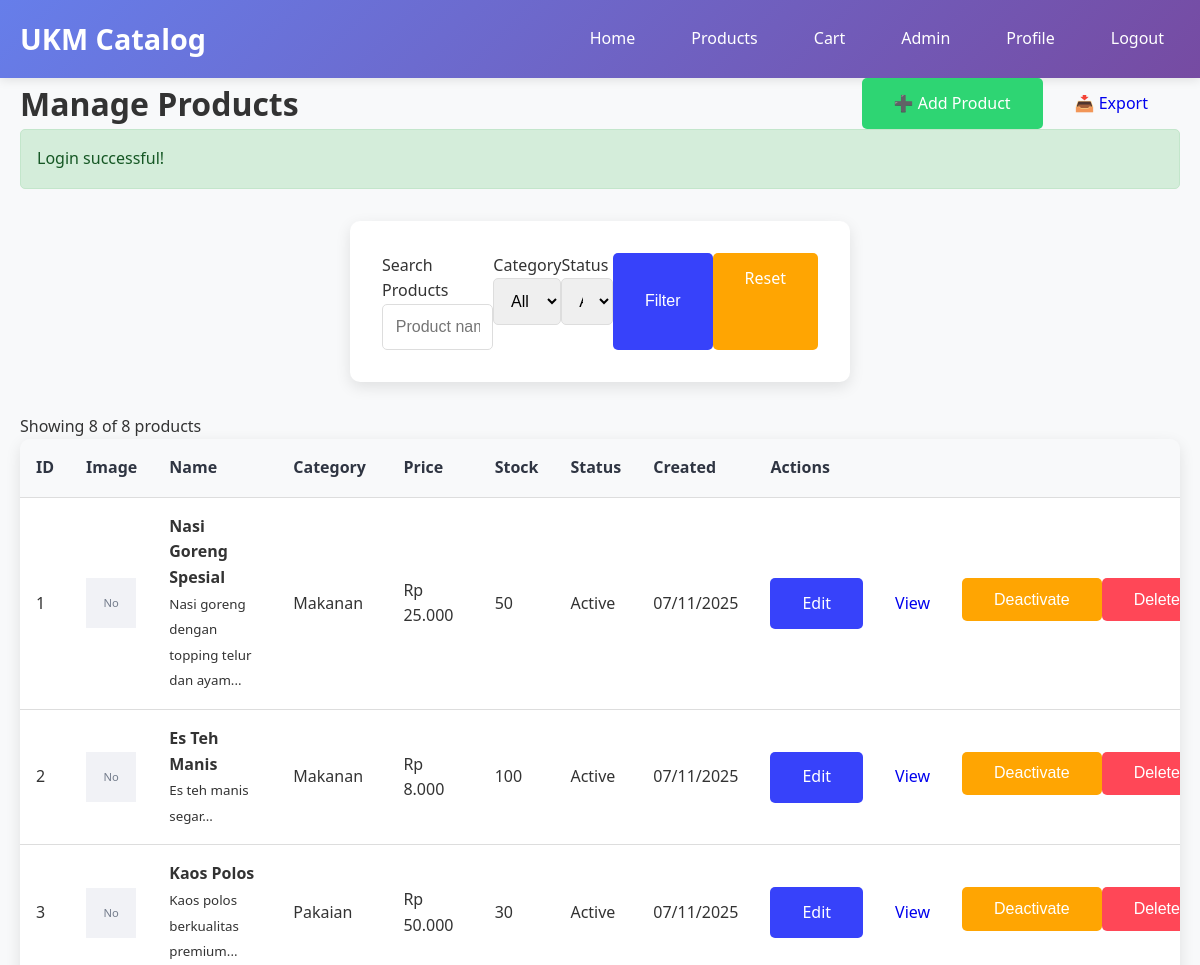
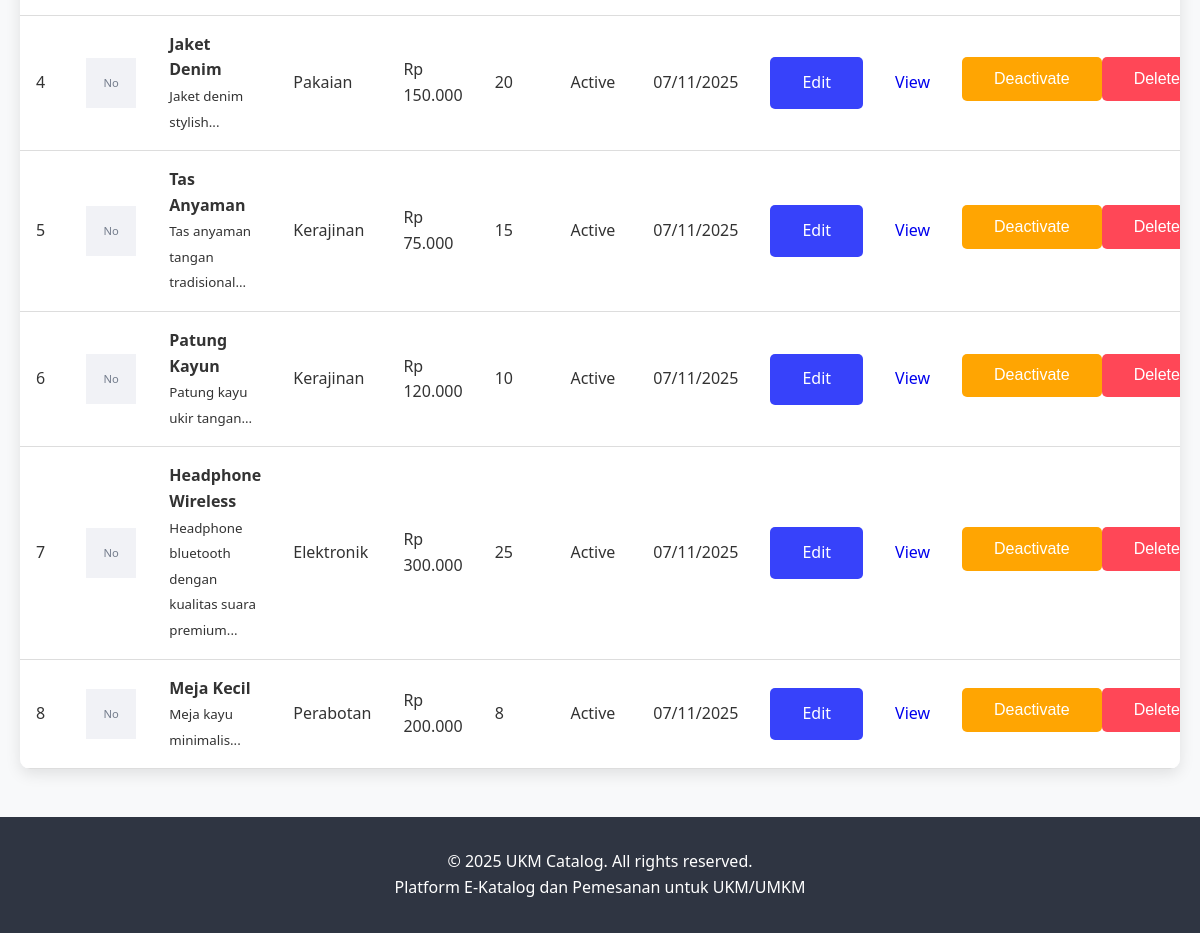
/admin/products.php (signed in), run on the app's committed database (2 pictures, top to bottom).
### tables this page shows
CREATE TABLE IF NOT EXISTS products (
    id INT PRIMARY KEY AUTO_INCREMENT,
    category_id INT,
    name VARCHAR(200) NOT NULL,
    description TEXT,
    price DECIMAL(10,2) NOT NULL,
    stock INT DEFAULT 0,
    image VARCHAR(255),
    status ENUM('active', 'inactive') DEFAULT 'active',
    created_at DATETIME DEFAULT CURRENT_TIMESTAMP,
    updated_at DATETIME DEFAULT CURRENT_TIMESTAMP ON UPDATE CURRENT_TIMESTAMP,
    FOREIGN KEY (category_id) REFERENCES categories(id) ON DELETE SET NULL
);

CREATE TABLE IF NOT EXISTS categories (
    id INT PRIMARY KEY AUTO_INCREMENT,
    name VARCHAR(100) NOT NULL,
    description TEXT,
    image VARCHAR(255),
    status ENUM('active', 'inactive') DEFAULT 'active',
    created_at DATETIME DEFAULT CURRENT_TIMESTAMP,
    updated_at DATETIME DEFAULT CURRENT_TIMESTAMP ON UPDATE CURRENT_TIMESTAMP
);

### admin/products.php (the view, shortened to what this page needs)
<?php
require_once '../config/config.php';
$page = isset($_GET['page']) ? max(1, intval($_GET['page'])) : 1;
$limit = 20;
$offset = ($page - 1) * $limit;
$search = isset($_GET['search']) ? sanitizeInput($_GET['search']) : '';
$status = isset($_GET['status']) ? sanitizeInput($_GET['status']) : 'all';
$whereConditions = ['1=1'];
$params = [];
$whereClause = implode(' AND ', $whereConditions);
$countQuery = "SELECT COUNT(*) as total FROM products p WHERE $whereClause";
$countStmt = $db->prepare($countQuery);
$countStmt->execute($params);
$totalProducts = $countStmt->fetch(PDO::FETCH_ASSOC)['total'];
$query = "SELECT p.*, c.name as category_name
          FROM products p
          LEFT JOIN categories c ON p.category_id = c.id
          WHERE $whereClause
          ORDER BY p.created_at DESC
          LIMIT ? OFFSET ?";
$params[] = $limit;
$params[] = $offset;
$stmt = $db->prepare($query);
$stmt->execute($params);
$products = $stmt->fetchAll(PDO::FETCH_ASSOC);
include '../includes/header.php';
?>
<div class="container mt-4">
    <div class="d-flex justify-content-between align-items-center mb-4">
        <h1>Manage Products</h1>
        <div class="d-flex gap-2">
            <a href="add-product.php" class="btn btn-success">➕ Add Product</a>
            <a href="export.php?type=products" class="btn btn-secondary">📥 Export</a>
        </div>
    </div>
    <div class="form-container mb-4">
        <form method="GET" class="d-flex flex-wrap gap-3 align-items-end">
            <div class="flex-grow-1">
                <label for="search">Search Products</label>
                <input type="text" class="form-control" id="search" name="search"
                       placeholder="Product name or description..." value="<?php echo htmlspecialchars($search); ?>">
            </div>
            <div>
                <label for="category">Category</label>
                <select class="form-control" id="category" name="category">
                    <option value="0">All Categories</option>
                </select>
            </div>
            <div>
                <label for="status">Status</label>
                <select class="form-control" id="status" name="status">
                    <option value="all" <?php echo $status === 'all' ? 'selected' : ''; ?>>All Status</option>
                </select>
            </div>
            <button type="submit" class="btn btn-primary">Filter</button>
            <a href="products.php" class="btn btn-warning">Reset</a>
        </form>
    </div>
    <div class="mb-4">
        <p class="text-muted">
            Showing <?php echo count($products); ?> of <?php echo $totalProducts; ?> products
        </p>
    </div>
    <?php if (empty($products)): ?>
        <div class="form-container text-center">
            <div style="font-size: 3rem; margin-bottom: 1rem;">📦</div>
            <h3>No products found</h3>
            <p class="text-muted">No products match your search criteria.</p>
            <a href="add-product.php" class="btn btn-success">Add First Product</a>
        </div>
    <?php else: ?>
        <div class="table-container">
            <table class="table">
                <thead>
                    <tr>
                        <th>ID</th>
                        <th>Image</th>
                        <th>Name</th>
                        <th>Category</th>
                        <th>Price</th>
                        <th>Stock</th>
                        <th>Status</th>
                        <th>Created</th>
                        <th>Actions</th>
                    </tr>
                </thead>
                <tbody>
                    <?php foreach ($products as $product): ?>
                        <tr>
                            <td><?php echo $product['id']; ?></td>
                            <td>
                                <?php if ($product['image']): ?>
                                    <img src="<?php echo UPLOAD_URL . $product['image']; ?>"
                                         alt="<?php echo htmlspecialchars($product['name']); ?>"
                                         style="width: 50px; height: 50px; object-fit: cover;">
                                <?php else: ?>
                                    <div style="width: 50px; height: 50px; background: #f1f2f6; display: flex; align-items: center; justify-content: center;">
                                        <span style="color: #747d8c; font-size: 0.7rem;">No</span>
                                    </div>
                                <?php endif; ?>
                            </td>
                            <td>
                                <strong><?php echo htmlspecialchars($product['name']); ?></strong><br>
                                <small class="text-muted">
                                    <?php echo substr(htmlspecialchars($product['description']), 0, 50); ?>...
                                </small>
                            </td>
                            <td><?php echo htmlspecialchars($product['category_name'] ?? '-'); ?></td>
                            <td><?php echo formatRupiah($product['price']); ?></td>
                            <td>
                                <span class="badge badge-<?php echo $product['stock'] <= 5 ? 'warning' : 'success'; ?>">
                                    <?php echo $product['stock']; ?>
                                </span>
                            </td>
                            <td>
                                <span class="badge badge-<?php echo $product['status'] === 'active' ? 'success' : 'secondary'; ?>">
                                    <?php echo ucfirst($product['status']); ?>
                                </span>
                            </td>
                            <td><?php echo date('d/m/Y', strtotime($product['created_at'])); ?></td>
                            <td>
                                <div class="d-flex gap-1">
                                    <a href="edit-product.php?id=<?php echo $product['id']; ?>" class="btn btn-primary btn-sm">Edit</a>
                                    <a href="../product-detail.php?id=<?php echo $product['id']; ?>" class="btn btn-info btn-sm" target="_blank">View</a>
                                    <form method="POST" style="display: inline;" onsubmit="return confirm('Are you sure you want to <?php echo $product['status'] === 'active' ? 'deactivate' : 'activate'; ?> this product?');">
                                        <button type="submit" class="btn btn-<?php echo $product['status'] === 'active' ? 'warning' : 'success'; ?> btn-sm">
                                            <?php echo $product['status'] === 'active' ? 'Deactivate' : 'Activate'; ?>
                                        </button>
                                    </form>
                                    <form method="POST" style="display: inline;" onsubmit="return confirm('Are you sure you want to delete this product?');">
                                        <button type="submit" class="btn btn-danger btn-sm">Delete</button>
                                    </form>
                                </div>
                            </td>
                        </tr>
                    <?php endforeach; ?>
                </tbody>
            </table>
        </div>
    <?php endif; ?>
</div>
<?php include '../includes/footer.php'; ?>

### assets/css/style.css (style rules this page uses)
* { margin: 0; padding: 0; box-sizing: border-box; }
body { font-family: 'Segoe UI', Tahoma, Geneva, Verdana, sans-serif; line-height: 1.6; color: #333; background-color: #f8f9fa; }
.container { max-width: 1200px; margin: 0 auto; padding: 0 20px; }
.btn { display: inline-block; padding: 0.8rem 2rem; text-decoration: none; border-radius: 5px; transition: all 0.3s; cursor: pointer; border: none; font-size: 1rem; }
.btn-primary { background-color: #3742fa; color: white; }
.btn-success { background-color: #2ed573; color: white; }
.btn-danger { background-color: #ff4757; color: white; }
.btn-warning { background-color: #ffa502; color: white; }
.form-container { max-width: 500px; margin: 2rem auto; background: white; padding: 2rem; border-radius: 10px; box-shadow: 0 5px 15px rgba(0,0,0,0.1); }
.form-control { width: 100%; padding: 0.8rem; border: 1px solid #ddd; border-radius: 5px; font-size: 1rem; transition: border-color 0.3s; }
.table-container { background: white; border-radius: 10px; box-shadow: 0 5px 15px rgba(0,0,0,0.1); overflow-x: auto; margin-bottom: 2rem; }
.table { width: 100%; border-collapse: collapse; }
.table th, .table td { padding: 1rem; text-align: left; border-bottom: 1px solid #ddd; }
.table th { background-color: #f8f9fa; font-weight: 600; color: #2f3542; }
.d-flex { display: flex; }
.justify-content-between { justify-content: space-between; }
.align-items-center { align-items: center; }

### data on the page
products: id "1", shows "No", name "Nasi Goreng Spesial", description "Nasi goreng dengan topping telur dan ayam", category.name "Makanan", price "Rp 25.000", stock "50", status "Active", created_at "07/11/2025", shows "Deactivate"
products: id "2", shows "No", name "Es Teh Manis", description "Es teh manis segar", category.name "Makanan", price "Rp 8.000", stock "100", status "Active", created_at "07/11/2025", shows "Deactivate"
products: id "3", shows "No", name "Kaos Polos", description "Kaos polos berkualitas premium", category.name "Pakaian", price "Rp 50.000", stock "30", status "Active", created_at "07/11/2025", shows "Deactivate"
products: id "4", shows "No", name "Jaket Denim", description "Jaket denim stylish", category.name "Pakaian", price "Rp 150.000", stock "20", status "Active", created_at "07/11/2025", shows "Deactivate"
products: id "5", shows "No", name "Tas Anyaman", description "Tas anyaman tangan tradisional", category.name "Kerajinan", price "Rp 75.000", stock "15", status "Active", created_at "07/11/2025", shows "Deactivate"
products: id "6", shows "No", name "Patung Kayun", description "Patung kayu ukir tangan", category.name "Kerajinan", price "Rp 120.000", stock "10", status "Active", created_at "07/11/2025", shows "Deactivate"
products: id "7", shows "No", name "Headphone Wireless", description "Headphone bluetooth dengan kualitas suara premium", category.name "Elektronik", price "Rp 300.000", stock "25", status "Active", created_at "07/11/2025", shows "Deactivate"
products: id "8", shows "No", name "Meja Kecil", description "Meja kayu minimalis", category.name "Perabotan", price "Rp 200.000", stock "8", status "Active", created_at "07/11/2025", shows "Deactivate"

### other printed values
$message "Login successful!"
count($products) "8"
$totalProducts "8"
